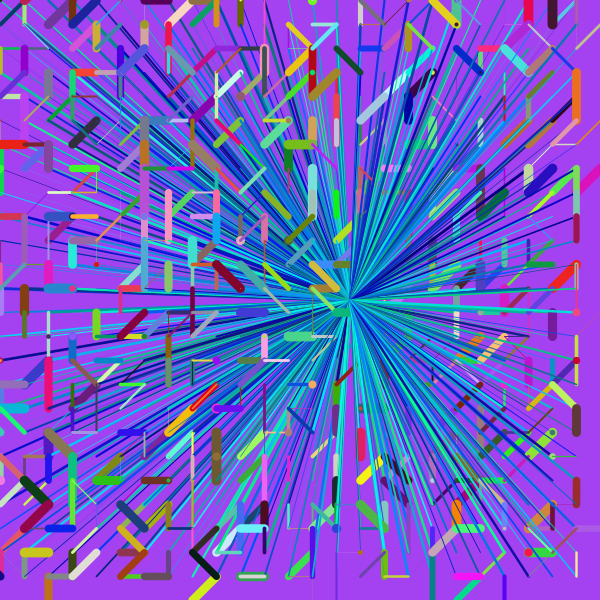
Frame 1 (no input)
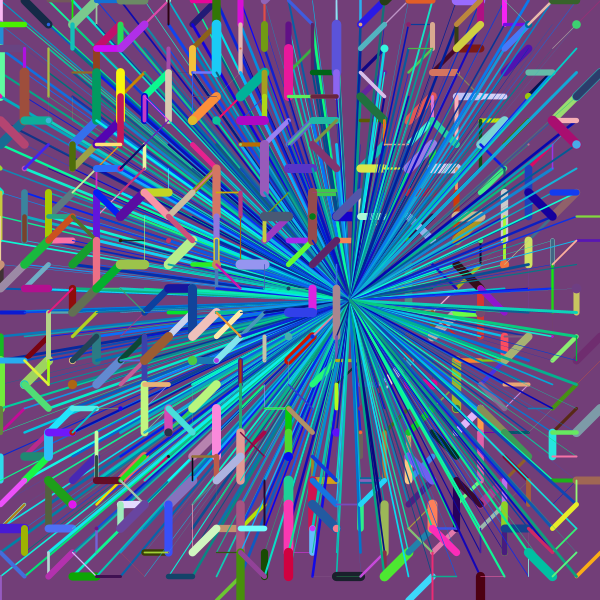
Frame 2 (the mouse pressed at the canvas centre, redrawn once)

The Processing sketch that drew these frames (run headless with seeded random() and noise(); the mouse was pressed at the canvas centre and the sketch redrawn once):

// Processing sketch: sketch_Gird_week1
// ── sketch_Gird_week1.pde

int cols = 25;
int rows = 25;
int stepx, stepy;


void setup() {
  size(600, 600);


  stepx = (width / cols);
  stepy = (height / rows);


  fill(0);

  noLoop();
}


int col = 10;
int row = 20;

void draw() {
  background(random(255), random(255), random(255));

  for (int i = 0; i < cols; i++) {
    for (int j = 0; j < rows; j++) {

      float x = i*stepx;
      float y = j*stepy;


      int linesize = stepy;


      stroke(random(0, 20), random(255), random(120, 255));
      strokeWeight(random(3));
      line(x, y, 350, 300);

      int dice = int(random(10));

      strokeWeight (random(10));

      switch(dice) {
      case 0:

        stroke(random(255), random(255), random(255));
        line(x, y, x+linesize, y);
        break;
      case 1:

        stroke(random(255), random(255), random(255));
        line(x, y, x, y+linesize);
        break;
      case 2:

        stroke(random(255), random(255), random(255));
        line(x, y, x-linesize, y);
        break;
      case 3:

        stroke(random(255), random(255), random(255));
        line(x, y, x, y-linesize);
        break;
      case 4:

        stroke(random(255), random(255), random(255));
        line(x, y-linesize, x, y-linesize);
        break;
      case 5:

        stroke(random(255), random(255), random(255));
        line(x, y, x-linesize, y-linesize);
        break;
      case 6:

        stroke(random(255), random(255), random(255));
        line(x-linesize, y, x, y-linesize);
        break;
      case 7:

        stroke(random(255), random(255), random(255));
        line(x+linesize, y, x, y+linesize);
        break;
      case 8:

        stroke(random(255), random(255), random(255));
        line(x, y+linesize, x, y-linesize);
        break;
      case 9:

        stroke(random(255), random(255), random(255));
        line(x, y, x+linesize, y-linesize);
        break;
      case 10:

        stroke(random(255), random(255), random(255));
        line(x+linesize, y+linesize, x-linesize, y-linesize);
        break;
      }
    }
  }
}
void keyPressed()
{
  if (key == 'b')
    background(0, 0, 255);
  if (key == 'r')
    background(255, 0, 0);
  if (key == 'g')
    background(0, 255, 0);
  else
    background(
      int(random(0, 255)),
      int(random(0, 255)),
      int(random(0, 255))
      );
}

void mouseDragged() {
  redraw();
  save("out.png");
}
